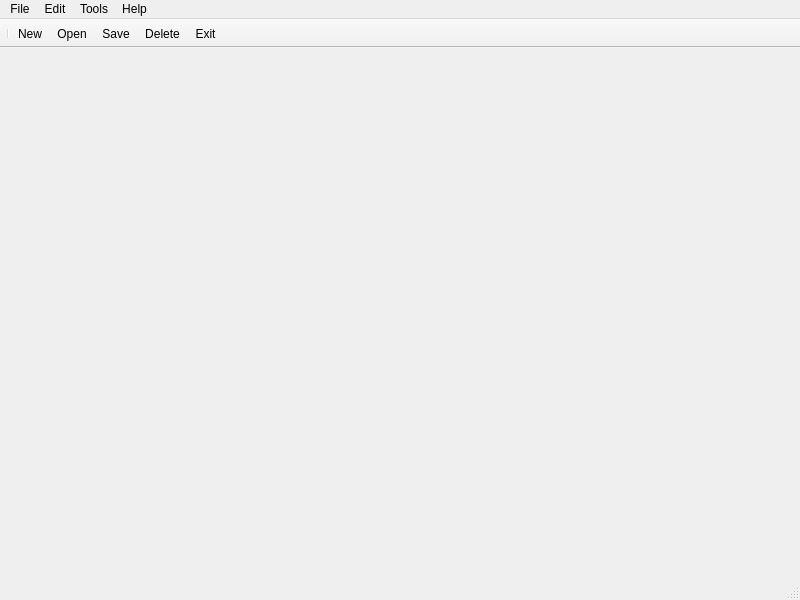
<?xml version="1.0" encoding="UTF-8"?>
<ui version="4.0">
 <class>MainWindow</class>
 <widget class="QMainWindow" name="MainWindow">
  <property name="geometry">
   <rect>
    <x>0</x>
    <y>0</y>
    <width>800</width>
    <height>600</height>
   </rect>
  </property>
  <property name="contextMenuPolicy">
   <enum>Qt::DefaultContextMenu</enum>
  </property>
  <property name="windowTitle">
   <string>MainWindow</string>
  </property>
  <property name="statusTip">
   <string>You are in Main Window</string>
  </property>
  <property name="autoFillBackground">
   <bool>true</bool>
  </property>
  <property name="toolButtonStyle">
   <enum>Qt::ToolButtonFollowStyle</enum>
  </property>
  <widget class="QWidget" name="centralwidget">
   <widget class="QLabel" name="lblSonuc">
    <property name="geometry">
     <rect>
      <x>20</x>
      <y>40</y>
      <width>721</width>
      <height>241</height>
     </rect>
    </property>
    <property name="contextMenuPolicy">
     <enum>Qt::ActionsContextMenu</enum>
    </property>
    <property name="text">
     <string/>
    </property>
   </widget>
  </widget>
  <widget class="QMenuBar" name="menubar">
   <property name="geometry">
    <rect>
     <x>0</x>
     <y>0</y>
     <width>800</width>
     <height>26</height>
    </rect>
   </property>
   <widget class="QMenu" name="menuFile">
    <property name="title">
     <string>File</string>
    </property>
    <addaction name="actionNew"/>
    <addaction name="actionOpen"/>
    <addaction name="actionSave"/>
    <addaction name="actionDelete"/>
    <addaction name="actionExit"/>
   </widget>
   <widget class="QMenu" name="menuEdit">
    <property name="title">
     <string>Edit</string>
    </property>
    <addaction name="actionStatus_Bar"/>
   </widget>
   <widget class="QMenu" name="menuTools">
    <property name="title">
     <string>Tools</string>
    </property>
    <addaction name="actionTools_Tab"/>
   </widget>
   <widget class="QMenu" name="menuHelp">
    <property name="title">
     <string>Help</string>
    </property>
    <addaction name="actionHelp"/>
   </widget>
   <addaction name="menuFile"/>
   <addaction name="menuEdit"/>
   <addaction name="menuTools"/>
   <addaction name="menuHelp"/>
  </widget>
  <widget class="QStatusBar" name="statusbar">
   <property name="focusPolicy">
    <enum>Qt::NoFocus</enum>
   </property>
   <property name="autoFillBackground">
    <bool>true</bool>
   </property>
   <property name="sizeGripEnabled">
    <bool>true</bool>
   </property>
  </widget>
  <widget class="QToolBar" name="toolBar">
   <property name="windowTitle">
    <string>toolBar</string>
   </property>
   <property name="statusTip">
    <string>Tools</string>
   </property>
   <property name="movable">
    <bool>false</bool>
   </property>
   <property name="toolButtonStyle">
    <enum>Qt::ToolButtonFollowStyle</enum>
   </property>
   <attribute name="toolBarArea">
    <enum>TopToolBarArea</enum>
   </attribute>
   <attribute name="toolBarBreak">
    <bool>false</bool>
   </attribute>
   <addaction name="separator"/>
   <addaction name="actionNew"/>
   <addaction name="actionOpen"/>
   <addaction name="actionSave"/>
   <addaction name="actionDelete"/>
   <addaction name="actionExit"/>
  </widget>
  <action name="actionNew">
   <property name="checkable">
    <bool>false</bool>
   </property>
   <property name="checked">
    <bool>false</bool>
   </property>
   <property name="icon">
    <iconset>
     <normaloff>imgs/newfile.png</normaloff>imgs/newfile.png</iconset>
   </property>
   <property name="text">
    <string>New</string>
   </property>
   <property name="statusTip">
    <string comment="Deneme1" extracomment="Deneme1">New File</string>
   </property>
   <property name="shortcut">
    <string>Ctrl+N</string>
   </property>
  </action>
  <action name="actionOpen">
   <property name="icon">
    <iconset>
     <normaloff>imgs/open.png</normaloff>imgs/open.png</iconset>
   </property>
   <property name="text">
    <string>Open</string>
   </property>
   <property name="statusTip">
    <string>Open a File</string>
   </property>
   <property name="shortcut">
    <string>Ctrl+O</string>
   </property>
  </action>
  <action name="actionExit">
   <property name="icon">
    <iconset>
     <normaloff>imgs/close.png</normaloff>imgs/close.png</iconset>
   </property>
   <property name="text">
    <string>Exit</string>
   </property>
   <property name="statusTip">
    <string>Close App</string>
   </property>
   <property name="shortcut">
    <string>Ctrl+E</string>
   </property>
  </action>
  <action name="actionHelp">
   <property name="text">
    <string>Help</string>
   </property>
   <property name="statusTip">
    <string>Help About App</string>
   </property>
   <property name="shortcut">
    <string>H</string>
   </property>
  </action>
  <action name="actionStatus_Bar">
   <property name="checkable">
    <bool>true</bool>
   </property>
   <property name="checked">
    <bool>true</bool>
   </property>
   <property name="text">
    <string>Status Bar</string>
   </property>
   <property name="statusTip">
    <string>Status Bar On/Off</string>
   </property>
  </action>
  <action name="actionTools_Tab">
   <property name="checkable">
    <bool>true</bool>
   </property>
   <property name="checked">
    <bool>true</bool>
   </property>
   <property name="text">
    <string>Tools Tab</string>
   </property>
   <property name="statusTip">
    <string>Tools Tab On/Off</string>
   </property>
  </action>
  <action name="actionSave">
   <property name="icon">
    <iconset>
     <normaloff>imgs/save.png</normaloff>imgs/save.png</iconset>
   </property>
   <property name="text">
    <string>Save</string>
   </property>
   <property name="statusTip">
    <string>Save File</string>
   </property>
   <property name="shortcut">
    <string>Ctrl+S</string>
   </property>
  </action>
  <action name="actionDelete">
   <property name="icon">
    <iconset>
     <normaloff>imgs/delete.jpg</normaloff>imgs/delete.jpg</iconset>
   </property>
   <property name="text">
    <string>Delete</string>
   </property>
   <property name="toolTip">
    <string>Delete File</string>
   </property>
   <property name="statusTip">
    <string>Delete File</string>
   </property>
   <property name="shortcut">
    <string>Del</string>
   </property>
  </action>
 </widget>
 <resources/>
 <connections>
  <connection>
   <sender>lblSonuc</sender>
   <signal>customContextMenuRequested(QPoint)</signal>
   <receiver>MainWindow</receiver>
   <slot>show()</slot>
   <hints>
    <hint type="sourcelabel">
     <x>380</x>
     <y>226</y>
    </hint>
    <hint type="destinationlabel">
     <x>399</x>
     <y>299</y>
    </hint>
   </hints>
  </connection>
 </connections>
</ui>
